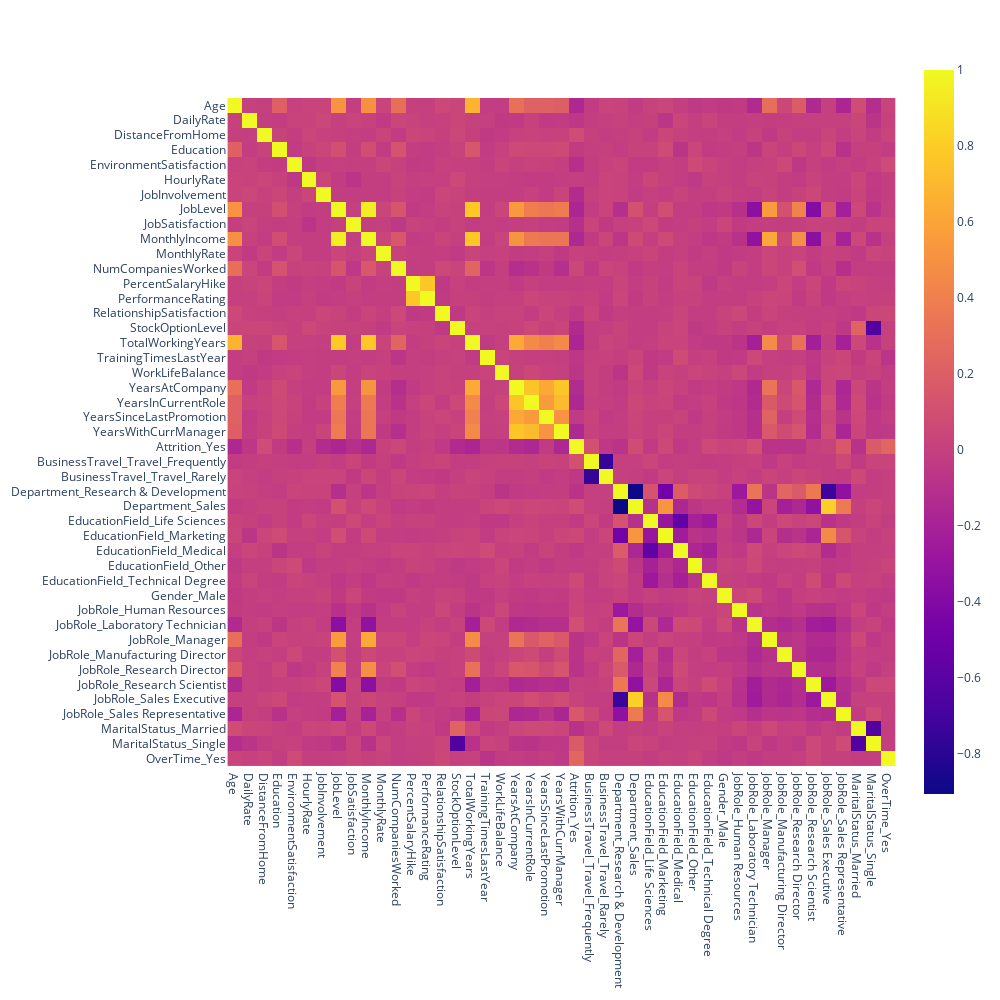

Here is the notebook cell this chart was saved with:
### Code cell
#Explore corelations between variables. This can also be used to find highly correlated input variables! So when two features have a high correlation, we can drop one of them.
corr = df.corr()
fig = px.imshow(corr,width=1000, height=1000)
fig.show()
plt.savefig("corr_Matrix.png")

### Figure 1 — Plotly figure (JSON) as saved in the notebook; plotly's stock layout.template omitted (floating-point values rounded to 4 significant figures; data arrays with more than 128 entries replaced by an {"elided": "..."} marker saying what was removed)
{"data": [{"coloraxis": "coloraxis", "hovertemplate": "x: %{x}<br>y: %{y}<br>color: %{z}<extra></extra>", "name": "0", "type": "heatmap", "x": ["Age", "DailyRate", "DistanceFromHome", "Education", "EnvironmentSatisfaction", "HourlyRate", "JobInvolvement", "JobLevel", "JobSatisfaction", "MonthlyIncome", "MonthlyRate", "NumCompaniesWorked", "PercentSalaryHike", "PerformanceRating", "RelationshipSatisfaction", "StockOptionLevel", "TotalWorkingYears", "TrainingTimesLastYear", "WorkLifeBalance", "YearsAtCompany", "YearsInCurrentRole", "YearsSinceLastPromotion", "YearsWithCurrManager", "Attrition_Yes", "BusinessTravel_Travel_Frequently", "BusinessTravel_Travel_Rarely", "Department_Research & Development", "Department_Sales", "EducationField_Life Sciences", "EducationField_Marketing", "EducationField_Medical", "EducationField_Other", "EducationField_Technical Degree", "Gender_Male", "JobRole_Human Resources", "JobRole_Laboratory Technician", "JobRole_Manager", "JobRole_Manufacturing Director", "JobRole_Research Director", "JobRole_Research Scientist", "JobRole_Sales Executive", "JobRole_Sales Representative", "MaritalStatus_Married", "MaritalStatus_Single", "OverTime_Yes"], "xaxis": "x", "y": ["Age", "DailyRate", "DistanceFromHome", "Education", "EnvironmentSatisfaction", "HourlyRate", "JobInvolvement", "JobLevel", "JobSatisfaction", "MonthlyIncome", "MonthlyRate", "NumCompaniesWorked", "PercentSalaryHike", "PerformanceRating", "RelationshipSatisfaction", "StockOptionLevel", "TotalWorkingYears", "TrainingTimesLastYear", "WorkLifeBalance", "YearsAtCompany", "YearsInCurrentRole", "YearsSinceLastPromotion", "YearsWithCurrManager", "Attrition_Yes", "BusinessTravel_Travel_Frequently", "BusinessTravel_Travel_Rarely", "Department_Research & Development", "Department_Sales", "EducationField_Life Sciences", "EducationField_Marketing", "EducationField_Medical", "EducationField_Other", "EducationField_Technical Degree", "Gender_Male", "JobRole_Human Resources", "JobRole_Laboratory Technician", "JobRole_Manager", "JobRole_Manufacturing Director", "JobRole_Research Director", "JobRole_Research Scientist", "JobRole_Sales Executive", "JobRole_Sales Representative", "MaritalStatus_Married", "MaritalStatus_Single", "OverTime_Yes"], "yaxis": "y", "z": {"elided": "45x45 float values"}}], "layout": {"coloraxis": {"colorscale": [[0, "#0d0887"], [0.1111, "#46039f"], [0.2222, "#7201a8"], [0.3333, "#9c179e"], [0.4444, "#bd3786"], [0.5556, "#d8576b"], [0.6667, "#ed7953"], [0.7778, "#fb9f3a"], [0.8889, "#fdca26"], [1, "#f0f921"]]}, "height": 1000, "margin": {"t": 60}, "width": 1000, "xaxis": {"anchor": "y", "autorange": true, "constrain": "domain", "domain": [0, 1], "range": [-0.5, 44.5], "scaleanchor": "y", "type": "category"}, "yaxis": {"anchor": "x", "autorange": true, "constrain": "domain", "domain": [0.05096, 0.949], "range": [44.5, -0.5], "type": "category"}}}
